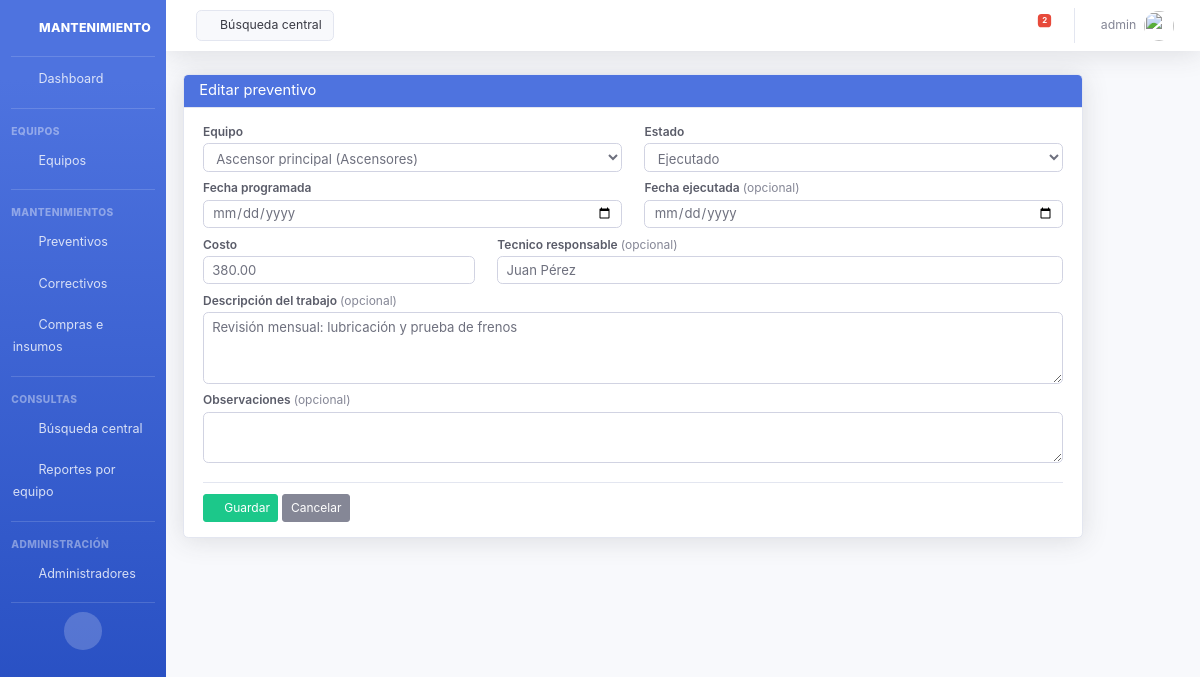
/preventivos/editar/77/ (signed in), run on the app's committed database.
### core/models.py (models this page shows, shortened)
class Administrador(AbstractUser):
    pass

class MantenimientoPreventivo(models.Model):
    ESTADO_CHOICES = [
        ('pendiente', 'Pendiente'),
        ('ejecutado', 'Ejecutado'),
        ('vencido', 'Vencido'),
    ]
    equipo = models.ForeignKey(Equipo, on_delete=models.CASCADE, related_name='mantenimientos_preventivos')
    fecha_programada = models.DateField()
    fecha_ejecutada = models.DateField(null=True, blank=True)
    estado = models.CharField(max_length=20, choices=ESTADO_CHOICES, default='pendiente')
    descripcion = models.TextField(blank=True, verbose_name='Descripción del trabajo')
    costo = models.DecimalField(max_digits=10, decimal_places=2, default=0)
    tecnico_responsable = models.CharField(max_length=200, blank=True)
    observaciones = models.TextField(blank=True)
    registrado_por = models.ForeignKey(get_user_model(), on_delete=models.SET_NULL, null=True, blank=True)
    fecha_registro = models.DateTimeField(auto_now_add=True)
    class Meta:
        ordering = ['fecha_programada']
        verbose_name = 'Mantenimiento preventivo'
        verbose_name_plural = 'Mantenimientos preventivos'
        unique_together = ['equipo', 'fecha_programada']

### core/views.py (the view)
# urls.py: path('preventivos/editar/<int:preventivo_id>/', preventivo_edit, name='preventivo-edit'),
def preventivo_edit(request, preventivo_id):
    preventivo = get_object_or_404(MantenimientoPreventivo, id=preventivo_id)
    if request.method == 'POST':
        form = MantenimientoPreventivoForm(request.POST, instance=preventivo)
        if form.is_valid():
            form.save()
            messages.success(request, 'Registro actualizado.')
            return redirect('preventivos-list')
    else:
        form = MantenimientoPreventivoForm(instance=preventivo)
    return render(request, 'core/preventivo_form.html', {'form': form, 'titulo': 'Editar preventivo'})

### core/forms.py
class MantenimientoPreventivoForm(forms.ModelForm):
    class Meta:
        model = MantenimientoPreventivo
        fields = [
            'equipo', 'fecha_programada', 'fecha_ejecutada', 'estado',
            'descripcion', 'costo', 'tecnico_responsable', 'observaciones',
        ]
        widgets = {
            'fecha_programada': forms.DateInput(attrs={'type': 'date', 'class': 'form-control'}),
            'fecha_ejecutada': forms.DateInput(attrs={'type': 'date', 'class': 'form-control'}),
            'descripcion': forms.Textarea(attrs={'rows': 3, 'class': 'form-control'}),
            'observaciones': forms.Textarea(attrs={'rows': 2, 'class': 'form-control'}),
        }
    def __init__(self, *args, **kwargs):
        super().__init__(*args, **kwargs)
        for name, field in self.fields.items():
            if name not in ('descripcion', 'observaciones', 'fecha_programada', 'fecha_ejecutada'):
                field.widget.attrs['class'] = 'form-control'
        self.fields['equipo'].queryset = Equipo.objects.filter(activo=True)

### core/models.py (called while the page is built)
    def __str__(self):
        return f"{self.nombre} ({self.get_categoria_display()})"

### core/templates/core/preventivo_form.html (shortened to what this page needs)
{% extends 'core/base.html' %}
{% block content %}
<div class="card shadow form-registro-card form-registro">
    <div class="card-header bg-primary text-white py-2"><h5 class="m-0">{{ titulo }}</h5></div>
    <div class="card-body">
        <form method="post">
            <div class="row">
                {% include 'core/partials/form_field.html' with field=form.equipo col="col-md-6" %}
                {% include 'core/partials/form_field.html' with field=form.estado col="col-md-6" %}
            </div>
            <div class="row">
                {% include 'core/partials/form_field.html' with field=form.fecha_programada col="col-md-6" widget="raw" %}
                {% include 'core/partials/form_field.html' with field=form.fecha_ejecutada col="col-md-6" widget="raw" optional=True %}
            </div>
            <div class="row">
                {% include 'core/partials/form_field.html' with field=form.costo col="col-md-4" %}
                {% include 'core/partials/form_field.html' with field=form.tecnico_responsable col="col-md-8" optional=True %}
            </div>
            <div class="row">
                {% include 'core/partials/form_field.html' with field=form.descripcion col="col-12" widget="raw" optional=True %}
            </div>
            <div class="row">
                {% include 'core/partials/form_field.html' with field=form.observaciones col="col-12" widget="raw" optional=True %}
            </div>
            <div class="form-actions">
                <button type="submit" class="btn btn-success btn-sm"><i class="fas fa-save"></i> Guardar</button>
                <a href="{% url 'preventivos-list' %}" class="btn btn-secondary btn-sm">Cancelar</a>
            </div>
        </form>
    </div>
</div>
{% endblock %}

### core/templates/core/header.html (shortened to what this page needs)
{% load static %}
<nav class="navbar navbar-expand navbar-light bg-white topbar mb-4 static-top shadow">
    <a href="{% url 'busqueda-central' %}" class="d-none d-sm-inline-block btn btn-light border small mr-auto ml-md-3 my-2 my-md-0">
        <i class="fas fa-search fa-sm"></i> Búsqueda central
    </a>
    <ul class="navbar-nav ml-auto">
        <li class="nav-item dropdown no-arrow mx-1">
            <a class="nav-link dropdown-toggle" href="#" id="alertsDropdown" role="button" data-toggle="dropdown"
               aria-haspopup="true" aria-expanded="false">
                <i class="fas fa-bell fa-fw"></i>
                <span class="badge badge-danger badge-counter" id="alert-count">0</span>
            </a>
        </li>
        <li class="nav-item dropdown no-arrow">
            <a class="nav-link dropdown-toggle" href="#" id="userDropdown" role="button"
               data-toggle="dropdown" aria-haspopup="true" aria-expanded="false">
                <span class="mr-2 d-none d-lg-inline text-gray-600 small">{{ request.user.username }}</span>
                <img class="img-profile rounded-circle" src="{% static 'img/undraw_profile.svg' %}">
            </a>
        </li>
    </ul>
</nav>

### core/templates/core/partials/form_field.html (shortened to what this page needs)
{% load widget_tweaks %}
<div class="col-12 {{ col|default:'col-md-12' }} form-group mb-2">
  <label class="form-registro-label" for="{{ field.id_for_label }}">
    {{ field.label }}{% if optional %} <span class="text-muted font-weight-normal">(opcional)</span>{% endif %}
  </label>
  {% if widget == 'checkbox' %}
    <div class="form-check mt-1">
      {{ field|add_class:"form-check-input" }}
      <label class="form-check-label" for="{{ field.id_for_label }}">{{ checkbox_label|default:field.label }}</label>
    </div>
  {% elif widget == 'raw' %}
    {{ field }}
  {% else %}
    {{ field|add_class:"form-control" }}
  {% endif %}
</div>

### core/static/css/mantenimiento.css (style rules this page uses)
html { font-size: 15px; }
body { font-size: 0.9375rem; }
h5, .h5 { font-size: 0.98rem; }
.btn { font-size: 0.875rem; }
.btn-sm { font-size: 0.8rem; padding: 0.25rem 0.5rem; }
.form-control, .custom-select, select.form-control { font-size: 0.875rem; padding: 0.4rem 0.65rem; height: calc(1.5em + 0.65rem + 2px); }
label, .col-form-label { font-size: 0.875rem; margin-bottom: 0.25rem; }
.card-header { padding: 0.6rem 1rem; }
.card-body { padding: 1rem; }
.badge { font-size: 0.75rem; padding: 0.35em 0.55em; }
.small, small { font-size: 0.82rem; }
.topbar { height: 3.4rem !important; }
.topbar .nav-link { font-size: 0.875rem; }
input[type="number"] { padding-right: 1.75rem; }
.form-registro-card { max-width: 900px; }
.form-registro .card-body { padding: 1rem 1.25rem; }
.form-registro .form-group { margin-bottom: 0.5rem; }
.form-registro .form-registro-label, .form-registro label.form-registro-label { display: block; margin-bottom: 0.15rem; font-size: 0.8rem; font-weight: 600; color: #5a5c69; }
.form-registro .form-control, .form-registro select.form-control { padding: 0.35rem 0.55rem; height: calc(1.45em + 0.5rem + 2px); }
.form-registro textarea.form-control { height: auto; min-height: 2.5rem; }
.form-registro .form-actions { margin-top: 0.75rem; padding-top: 0.75rem; border-top: 1px solid #e3e6f0; }

### data on the page
Administrador: user.username "admin"
MantenimientoPreventivo: equipo "Ascensor principal (Ascensores)", estado "Ejecutado", costo "380.00", tecnico_responsable "Juan Pérez", descripcion "Revisión mensual: lubricación y prueba de frenos"

### other printed values
{{ titulo }} "Editar preventivo"
{{ field.label }} "Equipo Estado Fecha programada Fecha ejecutada Costo Tecnico responsable Descripción del trabajo Observaciones"
